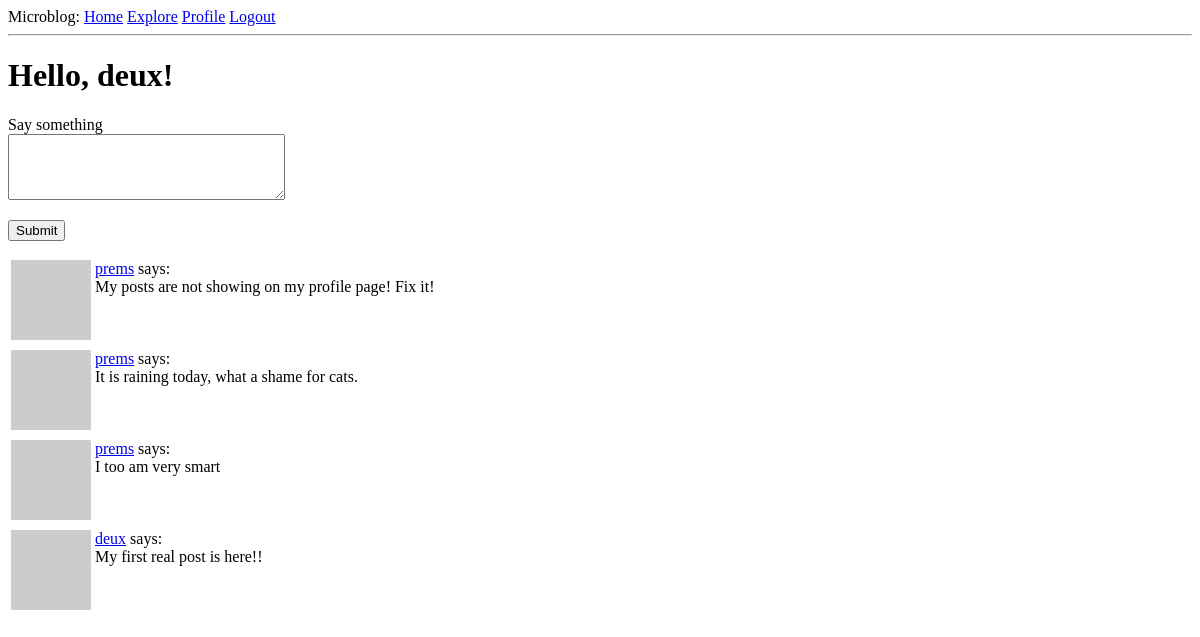
The page /index (signed in) on the database as committed earlier.
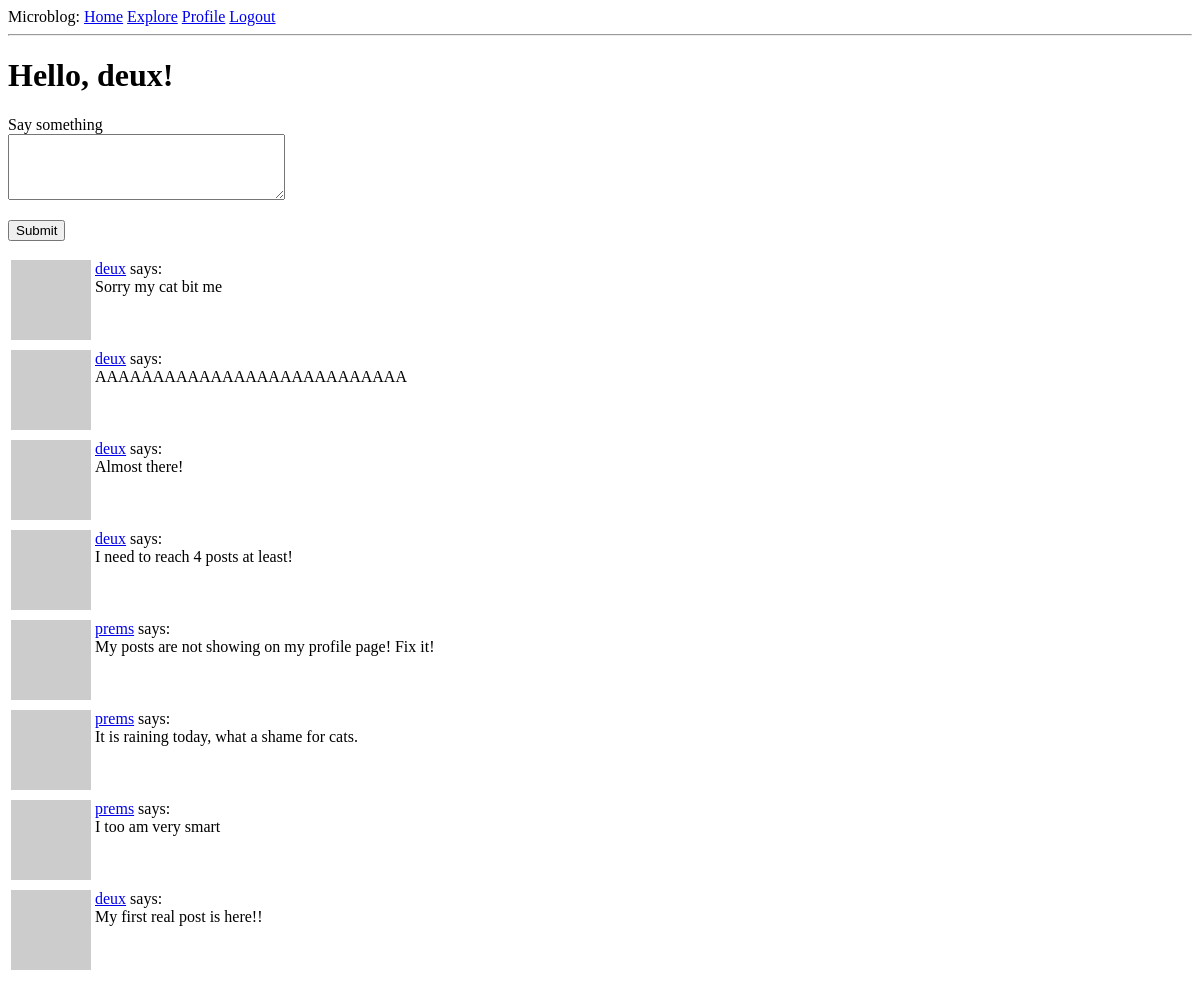
The same page on the database as committed later.
### app/models.py (models this page shows, shortened)
class Post(db.Model):
    id: so.Mapped[int] = so.mapped_column(primary_key=True)
    body: so.Mapped[str] = so.mapped_column(sa.String(140))
    timestamp: so.Mapped[datetime] = so.mapped_column(
        index=True, default=lambda: datetime.now(timezone.utc)
    )
    user_id: so.Mapped[int] = so.mapped_column(sa.ForeignKey(User.id), index=True)
    author: so.Mapped[User] = so.relationship(back_populates="posts")

class User(UserMixin, db.Model):
    id: so.Mapped[int] = so.mapped_column(primary_key=True)
    username: so.Mapped[str] = so.mapped_column(sa.String(64), index=True, unique=True)
    email: so.Mapped[str] = so.mapped_column(sa.String(120), index=True, unique=True)
    password_hash: so.Mapped[Optional[str]] = so.mapped_column(sa.String(256))
    posts: so.WriteOnlyMapped["Post"] = so.relationship(back_populates="author")
    about_me: so.Mapped[Optional[str]] = so.mapped_column(sa.String(140))
    last_seen: so.Mapped[Optional[datetime]] = so.mapped_column(
        default=lambda: datetime.now(timezone.utc)
    )
    following: so.WriteOnlyMapped["User"] = so.relationship(
        secondary=followers,
        primaryjoin=(followers.c.follower_id == id),
        secondaryjoin=(followers.c.followed_id == id),
        back_populates="followers",
    )
    followers: so.WriteOnlyMapped["User"] = so.relationship(
        secondary=followers,
        primaryjoin=(followers.c.followed_id == id),
        secondaryjoin=(followers.c.follower_id == id),
        back_populates="following",
    )
    def avatar(self, size):
        digest = md5(self.email.lower().encode("utf-8")).hexdigest()
        return f"https://www.gravatar.com/avatar/{digest}?d=identicon&s={size}"
    def following_posts(self):
        Author = so.aliased(User)
        Follower = so.aliased(User)
        return (
            sa.select(Post)
            .join(Post.author.of_type(Author))
            .join(Author.followers.of_type(Follower), isouter=True)
            .where(sa.or_(Follower.id == self.id, Author.id == self.id))
            .group_by(Post)
            .order_by(Post.timestamp.desc())
        )

### app/routes.py (the view)
@app.route("/", methods=["GET", "POST"])
@app.route("/index", methods=["GET", "POST"])
@login_required
def index():
    form = PostForm()
    if form.validate_on_submit():
        post = Post(body=form.post.data, author=current_user)
        db.session.add(post)
        db.session.commit()
        flash("Your post is posted :)")
        return redirect(url_for("index"))
    page = request.args.get("page", 1, int)
    posts = db.paginate(
        current_user.following_posts(),
        page=page,
        per_page=app.config["POSTS_PER_PAGE"],
        error_out=False,
    )
    prev_url = url_for("index", page=posts.prev_num) if posts.has_prev else None
    next_url = url_for("index", page=posts.next_num) if posts.has_next else None
    return render_template(
        "index.html",
        title="Home",
        form=form,
        posts=posts,
        prev_url=prev_url,
        next_url=next_url,
    )

### app/forms.py
class PostForm(FlaskForm):
    post = TextAreaField(
        "Say something", validators=[DataRequired(), Length(min=1, max=140)]
    )
    submit = SubmitField("Submit")

### app/models.py (called while the page is built)
@login.user_loader
def load_user(id):
    return db.session.get(User, int(id))

### app/routes.py (called while the page is built)
@app.before_request
def before_request():
    if current_user.is_authenticated:
        current_user.last_seen = datetime.now(timezone.utc)
        db.session.commit()

### app/templates/index.html (shortened to what this page needs)
{% extends 'base.html' %}
{% block content %}
<h1>Hello, {{ current_user.username }}!</h1>
{% if form %}
<form action="" method="post">
  <p>
    {{ form.post.label }}<br>
    {{ form.post(cols=32, rows=4) }}<br>
  </p>
  <p>{{ form.submit() }}</p>
</form>
{% endif %}
{% for post in posts %}
{% include '_post.html' %}
{% endfor %}
{% endblock %}

### app/templates/_post.html
<table>
    <tr valign="top">
        <td><img src="{{ post.author.avatar(36) }}"></td>
        <td><a href="{{ url_for('user', username=post.author.username) }}">{{ post.author.username }}</a> says:<br>
            {{ post.body }}</td>
    </tr>
</table>

Rows that differ between the two databases and show on the page:
added Post: author.username "deux", body "Sorry my cat bit me"
added Post: author.username "deux", body "AAAAAAAAAAAAAAAAAAAAAAAAAAA"
added Post: author.username "deux", body "Almost there!"
added Post: author.username "deux", body "I need to reach 4 posts at least!"
